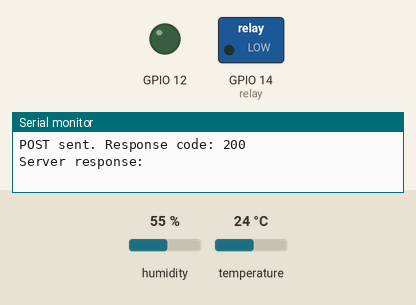
Simulated run of this sketch. Board: ESP32. Shown: switched loads named in the sketch (green lamp = pin HIGH), output pins drawn as LEDs (lit = HIGH), the last lines printed to the serial monitor. Inputs (shaded band) come from the test bench; at power-on: humidity 55 %, temperature 24 °C. WiFi joins after 1.5 s; servers stay silent unless stated; uploads are accepted with an empty reply.

Above: at 2.7 s.
2.8 s: humidity set to 41 %
13.0 s: humidity set to 38 %
At 22.9 s:
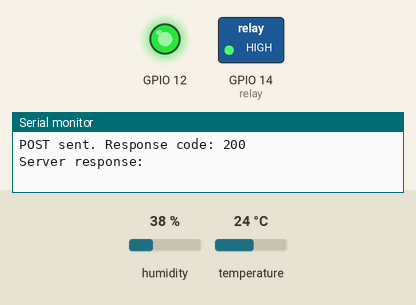
23.4 s: humidity set to 40 %
At 32.7 s:
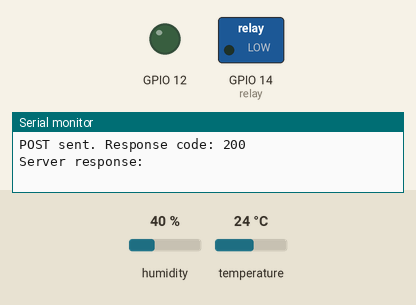
33.6 s: humidity set to 22 %
At 43.7 s:
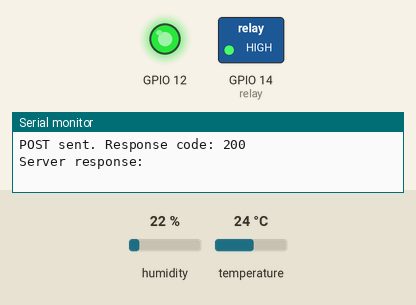
Timing chart, 0 to 44.9 s (numbered marks = the images above; inputs shaded):
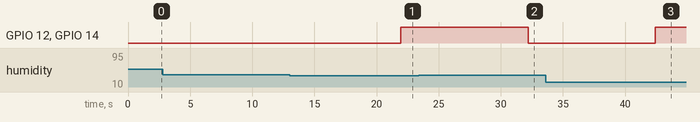

The sketch:

sketch.ino
```cpp
#include "ModestIoT.h"
#include "DhtSensor.h"
#include "RelayActuator.h"
#include "LedActuator.h"
#include "IrrigationDevice.h"

// Create instances of sensor, relay actuator, and LED actuator
DhtSensor dht(15);          // DHT sensor connected to pin 15
RelayActuator relay(14);    // Relay actuator connected to pin 14
LedActuator led(12);        // LED actuator connected to pin 12

// Create an irrigation device instance with the sensor and actuators
IrrigationDevice device(dht, relay, led);

void setup() {
  device.setup();  // Initialize the irrigation device (sensor, actuators, WiFi)
}

void loop() {
  device.loop();   // Continuously monitor sensors and control the irrigation
}
```

DhtSensor.cpp
```cpp
#include "DhtSensor.h"

/**
 * @brief Constructor for DhtSensor class, initializes the pin to which the sensor is connected
 *
 * @param pin Pin to which the DHT sensor is connected
 */
DhtSensor::DhtSensor(int pin) : pin(pin) {}

/**
 * @brief Initializes the DHT sensor by setting up the pin and sensor type (DHT22)
 *
 * This method sets up the DHT sensor on the specified pin and configures it as a DHT22 sensor.
 */
void DhtSensor::begin() {
    dht.setup(pin, DHTesp::DHT22);  // Initialize the DHT sensor with the specified pin and type
}

/**
 * @brief Updates temperature and humidity readings from the sensor
 *
 * This method retrieves the current temperature and humidity values from the DHT sensor
 * and stores them in the member variables. It also checks if the readings are valid.
 */
void DhtSensor::update() {
    // Get the temperature and humidity data from the sensor
    TempAndHumidity data = dht.getTempAndHumidity();

    // Store the temperature and humidity values
    temperature = data.temperature;
    humidity = data.humidity;

    // Check if the values are valid (not NaN)
    valid = !(isnan(temperature) || isnan(humidity));

    // Print the results to the console
    if (valid) {
        Serial.print("Temperature: ");
        Serial.print(temperature);
        Serial.print(" °C, Humidity: ");
        Serial.print(humidity);
        Serial.println(" %");
    } else {
        // If the readings are invalid, print an error message
        Serial.println("Invalid sensor readings.");
    }
}
```

DhtSensor.h
```cpp
#ifndef DHT_SENSOR_H
#define DHT_SENSOR_H

#include "DHTesp.h"

/**
 * @class DhtSensor
 * @brief Class for reading temperature and humidity from a DHT sensor (DHT22).
 */
class DhtSensor {
public:
    // Constructor to initialize the sensor pin
    DhtSensor(int pin);

    // Initializes the sensor
    void begin();

    // Updates the temperature and humidity readings
    void update();

    // Sensor readings
    float temperature = 0;
    float humidity = 0;
    bool valid = false;

private:
    int pin;       // Pin connected to the sensor
    DHTesp dht;    // DHT sensor object
};

#endif
```

IrrigationDevice.cpp
```cpp
#include "IrrigationDevice.h"
#include <WiFi.h>
#include <HTTPClient.h>
#include <Arduino.h>

// Constructor to initialize the DHT sensor, relay, and LED actuator
IrrigationDevice::IrrigationDevice(DhtSensor& dhtSensor, RelayActuator& relay, LedActuator& led)
    : dht(dhtSensor), relay(relay), led(led) {}

// Setup method for initializations
void IrrigationDevice::setup() {
    Serial.begin(115200);    // Initialize serial communication
    dht.begin();             // Initialize DHT sensor
    relay.begin();           // Initialize relay
    led.begin();             // Initialize LED
    connectWiFi();           // Connect to WiFi
}

// Main loop to check sensor readings and control irrigation
void IrrigationDevice::loop() {
    dht.update();  // Update DHT sensor readings

    if (!dht.valid) {
        Serial.println("Error reading sensor");
        delay(2000);
        return;
    }

    Serial.printf("Temperature: %.1f °C | Humidity: %.1f %%\n", dht.temperature, dht.humidity);

    // Activate irrigation if temperature > 30°C or humidity < 40%
    bool activateIrrigation = (dht.temperature > 30.0 || dht.humidity < 40.0);
    relay.activate(activateIrrigation);
    led.activate(activateIrrigation);

    // Log irrigation status
    Serial.println(activateIrrigation ? "Irrigation ACTIVATED" : "Irrigation DEACTIVATED");

    // Create JSON payload for server
    String json = "{";
    json += "\"device_id\": \"waru-smart-001\",";
    json += "\"soil_moisture\":" + String(50,1) + ",";
    json += "\"temperature\":" + String(dht.temperature, 1) + ",";
    json += "\"humidity\":" + String(dht.humidity, 1) + ",";
    json += "\"zone\": \"C\"";
    json += "}";

    // Log generated JSON
    Serial.println("JSON generated:");
    Serial.println(json);

    sendData(json);  // Send data to server

    delay(10000);  // Wait before the next loop
}

// Connect to WiFi
void IrrigationDevice::connectWiFi() {
    WiFi.begin("Wokwi-GUEST", "");
    while (WiFi.status() != WL_CONNECTED) {
        delay(500);
        Serial.print(".");
    }
    Serial.println("\nWiFi connected.");
}

// Send data to the server using POST
void IrrigationDevice::sendData(const String& jsonPayload) {
    if (WiFi.status() == WL_CONNECTED) {
        HTTPClient http;

        // Send POST request to the server
        http.begin("http://192.168.82.2:9080/api/v1/monitoring/device-metrics");
        http.addHeader("Content-Type", "application/json");

        int httpResponseCode = http.POST(jsonPayload);

        if (httpResponseCode > 0) {
            Serial.printf("POST sent. Response code: %d\n", httpResponseCode);
            String response = http.getString();
            Serial.println("Server response:");
            Serial.println(response);
        } else {
            Serial.printf("Error in POST: %s\n", http.errorToString(httpResponseCode).c_str());
        }

        http.end();
    } else {
        Serial.println("No WiFi connection to send data.");
    }
}
```

IrrigationDevice.h
```cpp
#ifndef IRRIGATION_DEVICE_H
#define IRRIGATION_DEVICE_H

#include "ModestIoT.h"
#include "DhtSensor.h"
#include "RelayActuator.h"
#include "LedActuator.h"

/**
 * @class IrrigationDevice
 * @brief Class to manage an irrigation system with sensors and actuators.
 *
 * This class interfaces with a DHT sensor, relay actuator, and LED actuator to manage irrigation
 * based on environmental conditions like temperature and humidity.
 */
class IrrigationDevice : public Device {
public:
    /**
     * @brief Constructor to initialize the DHT sensor, relay, and LED actuator.
     *
     * @param dhtSensor DHT sensor to read temperature and humidity.
     * @param relay Relay actuator to control irrigation.
     * @param led LED actuator to indicate irrigation status.
     */
    IrrigationDevice(DhtSensor& dhtSensor, RelayActuator& relay, LedActuator& led);

    /**
     * @brief Setup method to initialize devices and WiFi.
     *
     * Initializes the DHT sensor, relay, LED actuator, and connects to WiFi.
     */
    void setup() override;

    /**
     * @brief Main loop to monitor sensors and control irrigation.
     *
     * Checks sensor values and activates/deactivates irrigation accordingly.
     */
    void loop() override;

private:
    DhtSensor& dht;            /**< Reference to DHT sensor for temperature and humidity */
    RelayActuator& relay;      /**< Reference to relay actuator for controlling irrigation */
    LedActuator& led;          /**< Reference to LED actuator for status indication */

    /**
     * @brief Connects the device to WiFi.
     */
    void connectWiFi();

    /**
     * @brief Sends sensor data to the server.
     *
     * @param jsonPayload The data in JSON format to be sent.
     */
    void sendData(const String& jsonPayload);
};

#endif
```

LedActuator.cpp
```cpp
#include "LedActuator.h"
#include <Arduino.h>

/**
 * @brief Constructor for the LedActuator class, initializes the pin.
 *
 * @param pin Pin connected to the LED actuator.
 */
LedActuator::LedActuator(int pin) : pin(pin) {}

/**
 * @brief Initializes the LED actuator by setting the pin mode to OUTPUT.
 * Also, sets the initial state of the LED to OFF.
 */
void LedActuator::begin() {
    pinMode(pin, OUTPUT);  // Set pin mode to OUTPUT
    activate(false);       // Turn off LED initially
}

/**
 * @brief Activates or deactivates the LED based on the given state.
 *
 * @param state true to turn the LED on, false to turn it off.
 */
void LedActuator::activate(bool state) {
    digitalWrite(pin, state ? HIGH : LOW);  // Set pin to HIGH or LOW based on state
    lastState = state;  // Store the last state
}

/**
 * @brief Returns the current state of the LED.
 *
 * @return true if the LED is on, false if it is off.
 */
bool LedActuator::getState() const {
    return lastState;  // Return the last recorded state
}
```

LedActuator.h
```cpp
#ifndef LED_ACTUATOR_H
#define LED_ACTUATOR_H

#include "ModestIoT.h"

/**
 * @class LedActuator
 * @brief Class to control an LED actuator.
 *
 * This class controls an LED connected to a specified pin, allowing activation and state checking.
 */
class LedActuator : public Actuator {
public:
    /**
     * @brief Constructor for the LedActuator class.
     *
     * @param pin Pin connected to the LED actuator.
     */
    LedActuator(int pin);

    /**
     * @brief Initializes the LED actuator by setting the pin mode to OUTPUT.
     * Also, turns off the LED initially.
     */
    void begin();

    /**
     * @brief Activates or deactivates the LED based on the given state.
     *
     * @param state true to turn the LED on, false to turn it off.
     */
    void activate(bool state) override;

    /**
     * @brief Returns the current state of the LED.
     *
     * @return true if the LED is on, false if it is off.
     */
    bool getState() const;

private:
    int pin;               /**< Pin connected to the LED actuator */
    bool lastState = false; /**< Last known state of the LED (ON/OFF) */
};

#endif
```

ModestIoT.h
```cpp
#ifndef MODEST_IOT_H
#define MODEST_IOT_H

// Base class for events
class Event {};

// Base class for commands
class Command {};

// Abstract class for sensors
// Derived classes should implement the update method to read sensor data
class Sensor {
public:
  virtual void update() = 0;  // Pure virtual function to update sensor readings
};

// Abstract class for actuators
// Derived classes should implement the activate method to control the actuator
class Actuator {
public:
  virtual void activate(bool state) = 0;  // Pure virtual function to activate/deactivate the actuator
};

// Abstract class for devices
// Derived classes should implement setup and loop for initialization and continuous operations
class Device {
public:
  virtual void setup() = 0;  // Pure virtual function for device setup
  virtual void loop() = 0;   // Pure virtual function for device operations in the main loop
};

#endif
```

RelayActuator.cpp
```cpp
#include "RelayActuator.h"
#include <Arduino.h>

/**
 * @brief Constructor for the RelayActuator class, initializes the pin.
 *
 * @param pin Pin connected to the relay actuator.
 */
RelayActuator::RelayActuator(int pin) : pin(pin) {}

/**
 * @brief Initializes the relay actuator by setting the pin mode to OUTPUT.
 * Also, sets the initial state of the relay to OFF.
 */
void RelayActuator::begin() {
    pinMode(pin, OUTPUT);  // Set the pin mode to OUTPUT
    activate(false);       // Turn off the relay initially
}

/**
 * @brief Activates or deactivates the relay based on the given state.
 *
 * @param state true to activate the relay (turn ON), false to deactivate it (turn OFF).
 */
void RelayActuator::activate(bool state) {
    digitalWrite(pin, state ? HIGH : LOW);  // Set the pin to HIGH (ON) or LOW (OFF) based on state
    lastState = state;  // Store the last state
}

/**
 * @brief Returns the current state of the relay.
 *
 * @return true if the relay is activated (ON), false if deactivated (OFF).
 */
bool RelayActuator::getState() const {
    return lastState;  // Return the last recorded state
}
```

RelayActuator.h
```cpp
#ifndef RELAY_ACTUATOR_H
#define RELAY_ACTUATOR_H

#include "ModestIoT.h"

/**
 * @class RelayActuator
 * @brief Class to control a relay actuator.
 *
 * This class provides methods to control a relay connected to a specific pin
 * and check its current state.
 */
class RelayActuator : public Actuator {
public:
    /**
     * @brief Constructor for the RelayActuator class.
     *
     * @param pin Pin connected to the relay actuator.
     */
    RelayActuator(int pin);

    /**
     * @brief Initializes the relay actuator by setting the pin mode to OUTPUT.
     * Also, turns off the relay initially.
     */
    void begin();

    /**
     * @brief Activates or deactivates the relay based on the given state.
     *
     * @param state true to activate the relay (turn ON), false to deactivate it (turn OFF).
     */
    void activate(bool state) override;

    /**
     * @brief Returns the current state of the relay.
     *
     * @return true if the relay is activated (ON), false if deactivated (OFF).
     */
    bool getState() const;

private:
    int pin;               /**< Pin connected to the relay actuator */
    bool lastState = false; /**< Last known state of the relay (ON/OFF) */
};

#endif
```

Measured:
- the behaviour switches between 40 and 39 % on humidity (found by bisection; images 0 and 1)
- after the input at 13.0 s, GPIO 12, GPIO 14 (relay): LOW → HIGH after 9.0 s
- after the input at 23.4 s, GPIO 12, GPIO 14 (relay): HIGH → LOW after 8.8 s
- after the input at 33.6 s, GPIO 12, GPIO 14 (relay): LOW → HIGH after 8.8 s
